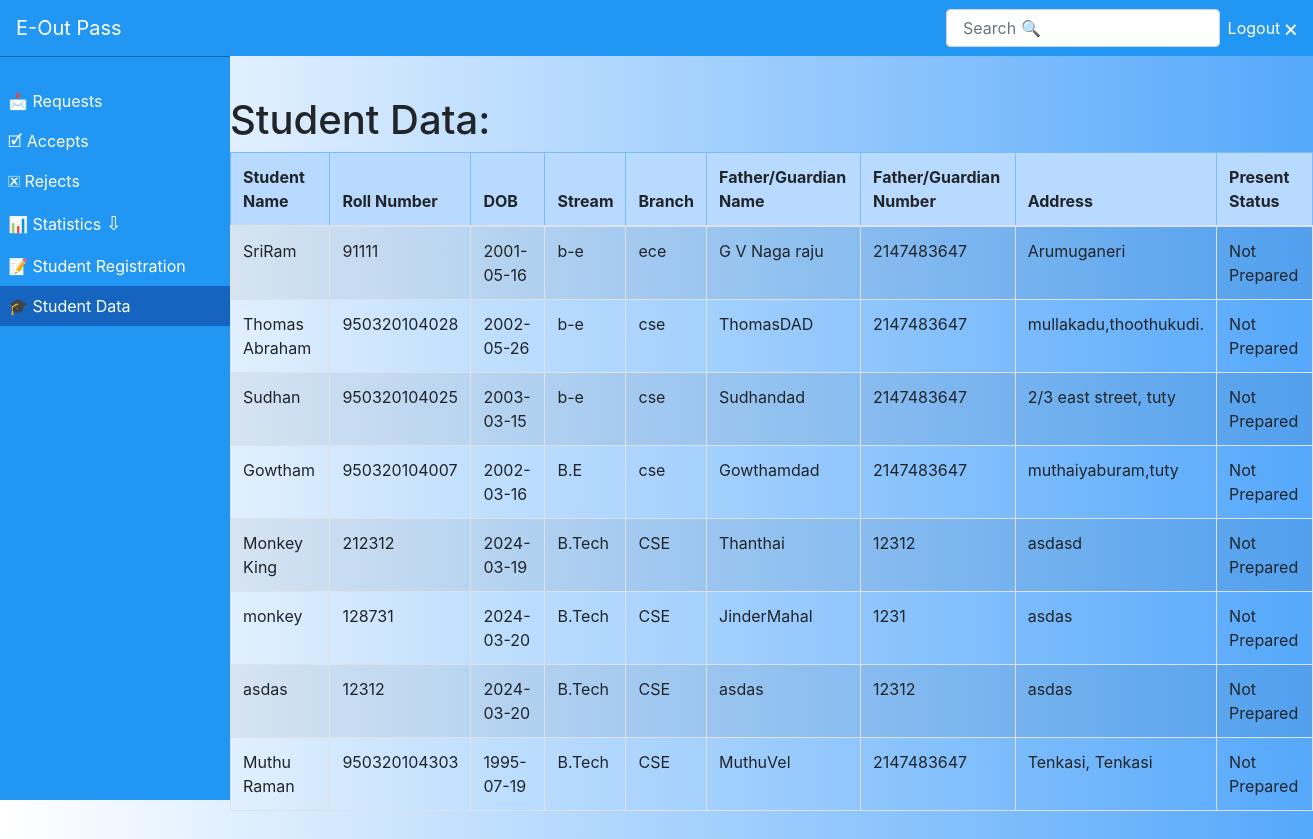
The app's page /thesaiFiles/studentdata.php (signed in) with its own data.
### tables this page shows
CREATE TABLE `student_details` (
  `sno` int(11) NOT NULL,
  `studentname` varchar(225) NOT NULL,
  `rollnumber` varchar(225) NOT NULL,
  `dateofbirth` varchar(225) NOT NULL,
  `stream` varchar(225) NOT NULL,
  `branch` varchar(225) NOT NULL,
  `father/guardianname` varchar(225) NOT NULL,
  `father/guardiannumber` int(11) NOT NULL,
  `address` varchar(225) NOT NULL,
  `datm` timestamp NOT NULL DEFAULT current_timestamp() ON UPDATE current_timestamp(),
  `classadvisor` varchar(100) NOT NULL
);

### thesaiFiles/studentdata.php (the view, shortened to what this page needs)
<!DOCTYPE html>
<html lang="en">
<head>
	<link rel="stylesheet" href="https://stackpath.bootstrapcdn.com/bootstrap/4.3.1/css/bootstrap.min.css">
  </head>
  <body>
<nav class="navbar navbar-expand-lg navbar-dark fixed-top " style="background:#2196f3;">
	<a class="navbar-brand"  style="color: white;" href="#">E-Out Pass</a>
	<div class="collapse navbar-collapse" id="navbarCollapse">
	  <ul class="navbar-nav mr-auto sidenav" id="navAccordion"  >
		  <br>
		<li class="nav-item ">
		  <a class="nav-link" href="requests.php" > &#128233; Requests<span class="sr-only">(current)</span></a>
		</li>
		<li class="nav-item ">
		  <a class="nav-link" href="accepts.php">  &#128505;  Accepts</a>
		</li>
		<li class="nav-item ">
			<a class="nav-link" href="rejects.php"> &#128503; Rejects</a>
		  </li>
		<li class="nav-item">
		  <a
			class="nav-link nav-link-collapse"
			href="#"
			id="hasSubItems"
			data-toggle="collapse"
			data-target="#collapseSubItems2"
			aria-controls="collapseSubItems2"
			aria-expanded="false"
		  > &#128202; Statistics            <big>⇩</big></a>
		</li>
		<li class="nav-item">
		  <a class="nav-link" href="studentregistration.php"> &#128221; Student Registration</a>
		</li>
		<li class="nav-item active">
			<a class="nav-link" href="studentdata.php">&#127891; Student Data</a>
		  </li>
	  </ul>
	  <form class="form-inline ml-auto mt-2 mt-md-0">
		<input class="form-control mr-sm-2" type="text" id="myInput" onkeyup="myFunction()" placeholder=" Search &#128269;" aria-label="Search">
	  </form>
	  <a href="logout.php">Logout &#128473;</a>
	</div>
  </nav>
  <main class="content-wrapper">
<div>
	<h1>Student Data:</h1>
</div>
<div class="table-responsive-sm">
	<table class="table table-striped table-bordered">
		<thead>
			<tr class="table-primary" >
              <th scope="col">Student Name</th>
			  <th scope="col">Roll Number</th>
			  <th scope="col">DOB</th>
			  <th scope="col">Stream</th>
			  <th scope="col">Branch </th>
			  <th scope="col">Father/Guardian Name</th>
			  <th scope="col">Father/Guardian Number</th>
              <th scope="col">Address</th>
              <th scope="col">Present Status</th>
			</tr>
		  </thead>
		  <tbody id="myTable">
			  <?PHP
			  include "../Includes/conn.php";
				$query="SELECT * FROM `student_details`";
				$sql=mysqli_query($conn,$query);
			  while($row = mysqli_fetch_array($sql))
			  {
					echo "<tr  scope='row'>
						<td>".$row['studentname']."</td><td>".$row['rollnumber']."</td><td>".$row['dateofbirth']."</td>
						<td>".$row['stream']."</td><td>".$row['branch']."</td> <td>".$row['father/guardianname']."</td>
						<td>".$row['father/guardiannumber']."</td> <td>".$row['address']."</td><td>Not Prepared</td>
						</tr>";
			  }
			 ?>
		  </tbody>
	</table>
  </div>
  </main>
</body>
</html>

### thesaiFiles/studentdata.php (style rules this page uses)
html { position: relative; min-height: 100%; }
body { padding-top: 4.5rem; margin-bottom: 4.5rem; background: linear-gradient(to left, #55A8FB 0%, white 100%); }
#navbarCollapse a { color: #fff; }
.nav-link-collapse:after { float: right; content: '\f067'; font-family: 'FontAwesome'; }
@media (min-width: 992px) { .sidenav { position: absolute; top: 0; left: 0; width: 230px; height: calc(100vh - 3.5rem); margin-top: 3.5rem; background:#2196f3; box-sizing: border-box; border-top: 1px solid rgba(0, 0, 0, 0.3); } }
@media (min-width: 992px) { .navbar-expand-lg .sidenav { flex-direction: column; } }
@media (min-width: 992px) { .content-wrapper { margin-left: 230px; } }
.active { background-color:#1565c0 ; }

### records on screen
student_details: studentname "SriRam", rollnumber "91111", dateofbirth "2001-05-16", stream "b-e", branch "ece", value "G V Naga raju", value "2147483647", address "Arumuganeri"
student_details: studentname "Thomas Abraham", rollnumber "950320104028", dateofbirth "2002-05-26", stream "b-e", branch "cse", value "ThomasDAD", value "2147483647", address "mullakadu,thoothukudi."
student_details: studentname "Sudhan", rollnumber "950320104025", dateofbirth "2003-03-15", stream "b-e", branch "cse", value "Sudhandad", value "2147483647", address "2/3 east street, tuty"
student_details: studentname "Gowtham", rollnumber "950320104007", dateofbirth "2002-03-16", stream "B.E", branch "cse", value "Gowthamdad", value "2147483647", address "muthaiyaburam,tuty"
student_details: studentname "Monkey King", rollnumber "212312", dateofbirth "2024-03-19", stream "B.Tech", branch "CSE", value "Thanthai", value "12312", address "asdasd"
student_details: studentname "monkey", rollnumber "128731", dateofbirth "2024-03-20", stream "B.Tech", branch "CSE", value "JinderMahal", value "1231", address "asdas"
student_details: studentname "asdas", rollnumber "12312", dateofbirth "2024-03-20", stream "B.Tech", branch "CSE", value "asdas", value "12312", address "asdas"
student_details: studentname "Muthu Raman", rollnumber "950320104303", dateofbirth "1995-07-19", stream "B.Tech", branch "CSE", value "MuthuVel", value "2147483647", address "Tenkasi, Tenkasi"
